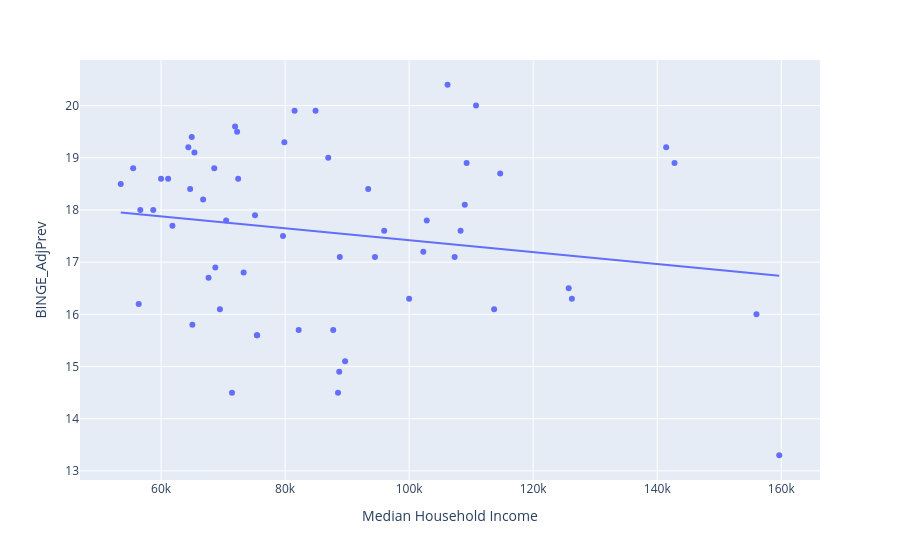

Write notebook code for a chart like this one.
### Code cell
fig_regplot = px.scatter(df, x="Median Household Income", y="BINGE_AdjPrev", trendline="ols")
fig_regplot.show()
